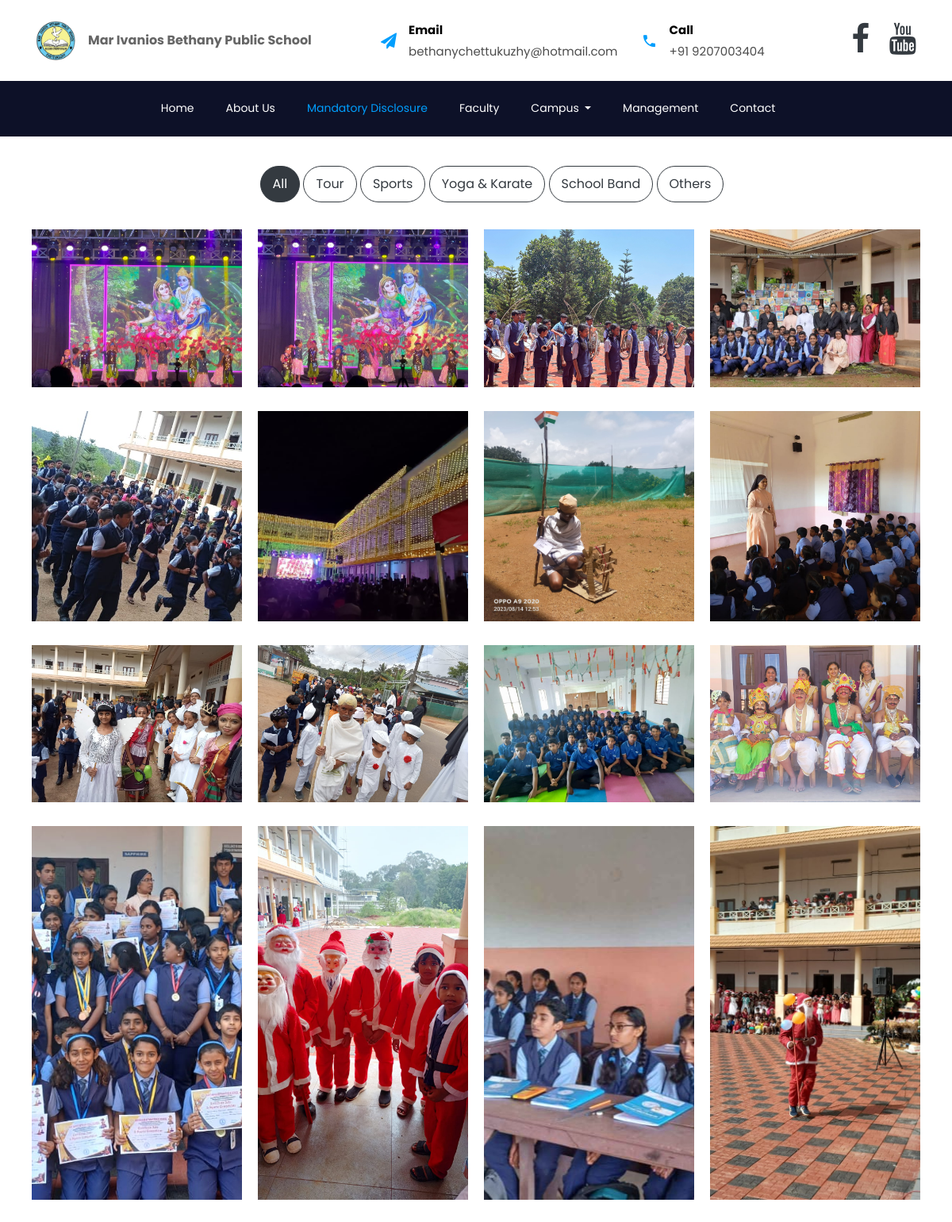
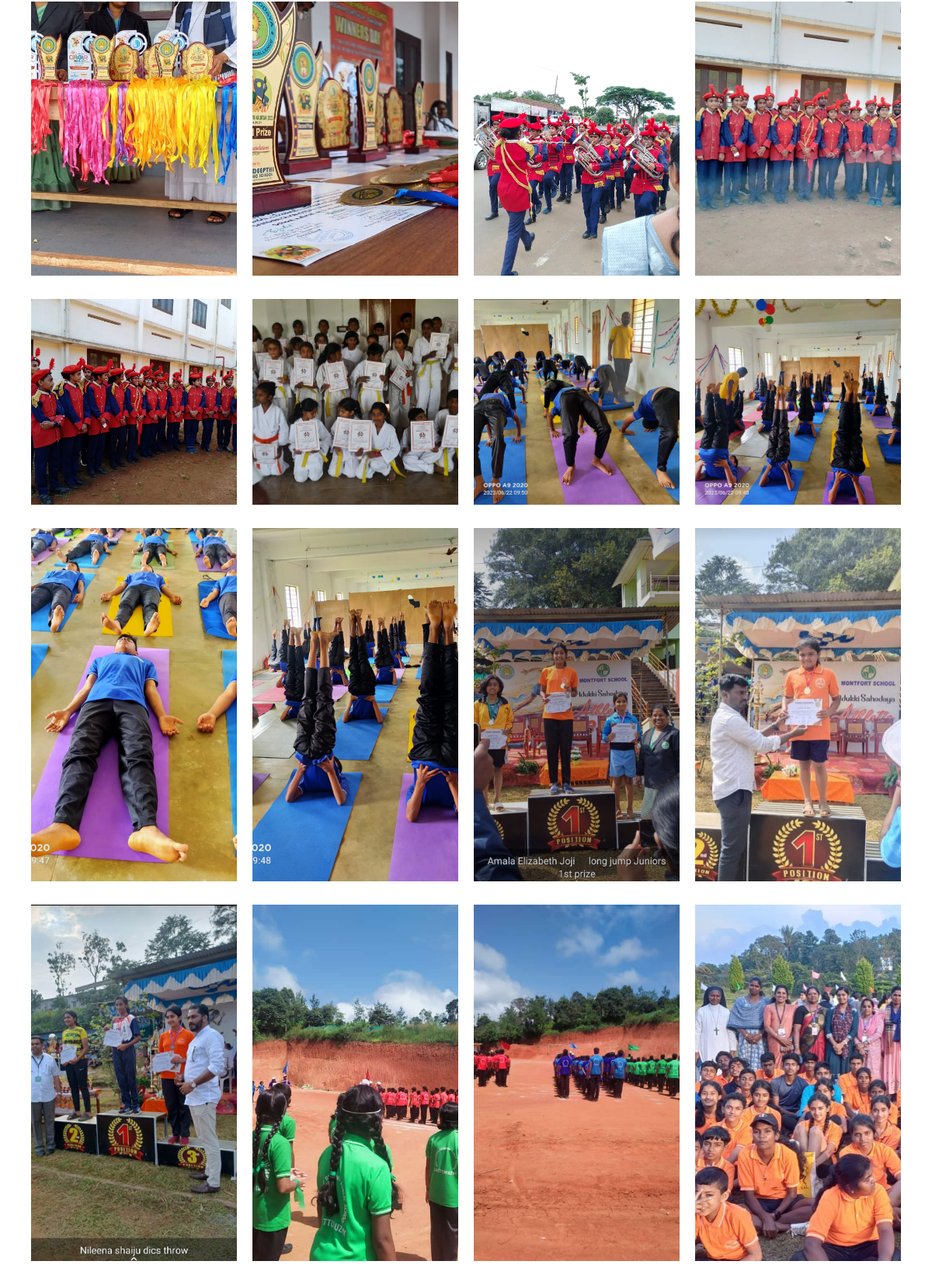
Page /gallery/ (upper part) on the committed database (2 pictures, top to bottom).
### Home/models.py (models this page shows, shortened)
class SchoolInfo(models.Model):
    name = models.CharField(max_length=200)
    logo = models.ImageField(upload_to='school_logos/', blank=True, null=True)
    email = models.EmailField(max_length=254, blank=True, null=True)
    total_students = models.PositiveIntegerField(blank=True, null=True)
    total_transportation_vehicles = models.PositiveIntegerField(blank=True, null=True)
    total_classrooms = models.PositiveIntegerField(blank=True, null=True)
    phone = models.CharField(max_length=100, blank=True, null=True)
    address_line1 = models.CharField(max_length=255, blank=True, null=True)
    address_line2 = models.CharField(max_length=255, blank=True, null=True)
    facebook_link = models.URLField(max_length=200, blank=True, null=True)
    youtube_link = models.URLField(max_length=200, blank=True, null=True)
    instagram_link = models.URLField(max_length=200, blank=True, null=True)

class Album(models.Model):
    title = models.CharField(max_length=200)
    created_at = models.DateTimeField(auto_now_add=True)

class Image(models.Model):
    album = models.ForeignKey(Album, related_name='images', on_delete=models.CASCADE)
    image = models.ImageField(upload_to='gallery_images/')
    uploaded_at = models.DateTimeField(auto_now_add=True)

### Home/views.py (the view)
# urls.py: path('gallery/',views.gallery,name="gallery"),
def gallery(request):
    albums = Album.objects.all()
    images = Image.objects.all().order_by('-uploaded_at')
    return render(request,'gallery.html',{"albums":albums,"images":images})

### Home/context_processors.py (called while the page is built)
def school_info(request):
    school_info = SchoolInfo.objects.first()  # Assuming there's only one entry
    return {'school_info': school_info}

### templates/gallery.html (shortened to what this page needs)
{% extends "base.html" %}
{% load static %}
{% block content %}
<link rel="stylesheet" href="https://cdnjs.cloudflare.com/ajax/libs/magnific-popup.js/1.1.0/magnific-popup.css" />
<div class="container">
    <div class="portfolio-menu mt-2 mb-4">
        <ul>
            <li class="btn btn-outline-dark active" data-filter="*">All</li>
            {% for album in albums %}
                <li class="btn btn-outline-dark" data-filter=".album{{ album.id }}">{{ album.title }}</li>
            {% endfor %}
        </ul>
    </div>
    <div class="portfolio-item row">
        {% for image in images %}
            <div class="item album{{ image.album.id }} col-lg-3 col-md-4 col-6 col-sm">
                <a href="{{ image.image.url }}" class="fancylight popup-btn" data-fancybox-group="light">
                    <img class="img-fluid" src="{{ image.image.url }}" alt="{{ image.title }}">
                </a>
            </div>
        {% endfor %}
    </div>
</div>
{% endblock content %}

### templates/base.html (shortened to what this page needs)
{% load static %}
<head>
    <link rel="stylesheet" href="{% static 'css/open-iconic-bootstrap.min.css' %}">
    <link rel="stylesheet" href="{% static 'css/animate.css' %}">
    <link rel="stylesheet" href="{% static 'css/owl.carousel.min.css' %}">
    <link rel="stylesheet" href="{% static 'css/owl.theme.default.min.css' %}">
    <link rel="stylesheet" href="{% static 'css/magnific-popup.css' %}">
    <link rel="stylesheet" href="{% static 'css/aos.css' %}">
    <link rel="stylesheet" href="{% static 'css/ionicons.min.css' %}">
    <link rel="stylesheet" href="{% static 'css/flaticon.css' %}">
    <link rel="stylesheet" href="{% static 'css/icomoon.css' %}">
    <link rel="stylesheet" href="{% static 'css/style.css' %}">
  </head>
  <body>
    <div class="bg-top navbar-light">
    	<div class="container">
    		<div class="row no-gutters d-flex align-items-center align-items-stretch">
    			<div class="col-md-4 d-flex align-items-center py-4">
    				<a class="navbar-brand" href="{% url "index" %}"><img src="{{school_info.logo.url}}" style="width: 50px;" alt=""></span></a>
					<span><strong>Mar Ivanios Bethany Public School</strong></span>
    			</div>
	    		<div class="col-lg-8 d-block">
		    		<div class="row d-flex">
					    <div class="col-md d-flex topper align-items-center align-items-stretch py-md-4 custom-margin">
					    	<div class="icon d-flex justify-content-center align-items-center"><span class="icon-paper-plane"></span></div>
					    	<div class="text">
					    		<span>Email</span>
						    	<span>{{school_info.email}}</span>
						    </div>
					    </div>
					    <div class="col-md d-flex topper align-items-center align-items-stretch py-md-4">
					    	<div class="icon d-flex justify-content-center align-items-center"><span class="icon-phone2"></span></div>
						    <div class="text">
						    	<span>Call</span>
						    	<span>+91 {{school_info.phone}}</span>
						    </div>
					    </div>
					    <div class="col-md topper d-flex align-items-center justify-content-end">
					    	<p class="mb-0">
								<a href="{{school_info.facebook_link}}" style="font-size: 40px;" ><span class="icon-facebook text-dark"></span></a>
					    		<a href="{{school_info.youtube_link}}" style="font-size: 40px;margin-left: 20px;" ><span class="icon-youtube text-dark"></span></a>
					    	</p>
					    </div>
				    </div>
			    </div>
		    </div>
		  </div>
    </div>
	  <nav class="navbar navbar-expand-lg navbar-dark bg-dark ftco-navbar-light" id="ftco-navbar">
	    <div class="container-fluid d-flex align-items-center px-4">
	      <div class="collapse navbar-collapse justify-content-center" id="ftco-nav">
	        <ul class="navbar-nav">
	        	<li class="nav-item"><a href="{% url "index" %}" class="nav-link pl-0">Home</a></li>
	        	<li class="nav-item"><a href="{% url "about_us" %}" class="nav-link">About Us</a></li>
	        	<li class="nav-item active"><a href="{% url "mandatory_disclosure" %}" class="nav-link">Mandatory Disclosure</a></li>
	        	<li class="nav-item"><a href="{% url "staffs" %}" class="nav-link">Faculty</a></li>
	        	<li class="nav-item dropdown">
					<a class="nav-link dropdown-toggle" href="#" id="navbarDropdown" role="button" data-toggle="dropdown" aria-haspopup="true" aria-expanded="false">
						Campus
					</a>
				</li>
				<li class="nav-item"><a href="{% url "management" %}" class="nav-link">Management</a></li>
	          <li class="nav-item"><a href="{% url "contact" %}" class="nav-link">Contact</a></li>
	        </ul>
	      </div>
	    </div>
	  </nav>
    {% block content %}{% endblock content %}
  </body>

### static/css/icomoon.css (style rules this page uses)
[class^="icon-"], [class*=" icon-"] { font-family: 'icomoon' !important; speak: none; font-style: normal; font-weight: normal; font-variant: normal; text-transform: none; line-height: 1; -webkit-font-smoothing: antialiased; -moz-osx-font-smoothing: grayscale; }
.icon-facebook:before { content: "\f09a"; }
.icon-youtube:before { content: "\f167"; }
.icon-paper-plane:before { content: "\f1d8"; }
.icon-phone2:before { content: "\e0cd"; }

### templates/base.html (style rules this page uses)
@media (min-width: 992px) { .custom-margin { margin-left: 65px; } }

### templates/gallery.html (style rules this page uses)
body { margin: 0; padding: 0; }
.portfolio-menu { text-align: center; }
.portfolio-menu ul li { display: inline-block; margin: 0; list-style: none; padding: 10px 15px; cursor: pointer; transition: all 0.5s ease; }
.portfolio-item .item { position: relative; float: left; margin-bottom: 10px; overflow: hidden; width: 100%; padding: 10px; transition: transform 0.3s; }
.portfolio-item .item img { width: 100%; height: 100%; object-fit: cover; display: block; transition: transform 0.3s, box-shadow 0.3s, filter 0.3s; }
@media (min-width: 576px) { .portfolio-item .item { width: 50%; } }
@media (min-width: 768px) { .portfolio-item .item { width: 33.33%; } }
@media (min-width: 992px) { .portfolio-item .item { width: 25%; } }

### rows in the picture
SchoolInfo: logo (picture), email "bethanychettukuzhy@hotmail.com", phone "9207003404"
Album: title "Tour"
Album: title "Sports"
Album: title "Yoga & Karate"
Album: title "School Band"
Album: title "Others"
Image: image (picture)
Image: image (picture)
Image: image (picture)
Image: image (picture)
Image: image (picture)
Image: image (picture)
Image: image (picture)
Image: image (picture)
Image: image (picture)
Image: image (picture)
Image: image (picture)
Image: image (picture)
Image: image (picture)
Image: image (picture)
Image: image (picture)
Image: image (picture)
Image: image (picture)
Image: image (picture)
Image: image (picture)
Image: image (picture)
Image: image (picture)
Image: image (picture)
Image: image (picture)
Image: image (picture)
Image: image (picture)
Image: image (picture)
Image: image (picture)
Image: image (picture)
Image: image (picture)
Image: image (picture)
Image: image (picture)
Image: image (picture)
